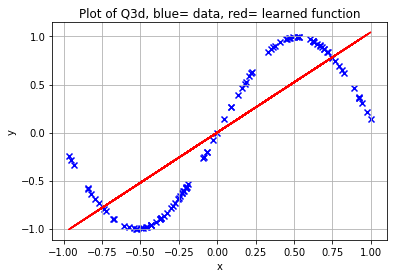

This figure's Python source:
# -*- coding: utf-8 -*-
"""
Created on Wed Jun  3 17:13:29 2020
Q3d of E0-270 assignment
@author: Jayabrata
"""
import numpy as np
import matplotlib.pyplot as plt

## Definition of kernel
def linear_kernel(x1, x2):
    return np.dot(x1, x2)

## Training data
no_samples = 100 # have to change here to 100
x_min = [-1]
x_max = [1]
x_train = np.random.uniform(low = x_min, high = x_max, size = (no_samples,1))
#print(x)
y = []
for i in range(no_samples):
    y.append(np.sin(3*x_train[i]).tolist())
#print(y)

## Kernel matrix
K = []
for j in range(no_samples):
    for k in range(no_samples):
      K.append(linear_kernel(x_train[j], x_train[k]))     
K = np.reshape(K, (no_samples, -1))
#print(K)
I = np.eye(no_samples)

## Prediction on training set
y_train = []
lamb = float(input("Enter regularization coefficient:"))
#lamb=1.0
inv = np.matmul((np.linalg.inv(K + (lamb * I))),y)
#print(inv)   
k_train = []
for m in range(no_samples):
    k_train.append(linear_kernel(x_train,x_train[m]))
#print(k_train)
for l in range(no_samples):
    y_train.append(np.dot(k_train[l],inv))
#print(y_train)    
error = 0
for n in range(no_samples):
    error += (y[n] - y_train[n])**2
MSE = error / (no_samples) *100
print("Mean Square Error for training data in percentage : ",MSE)    
    


## Defining test data
no_test = 90  
x_min = [-1]
x_max = [1]
x_test = np.random.uniform(low = x_min, high = x_max, size = (no_test,1))
y_test = []
for p in range(no_test):
    y_test.append(np.sin(3*x_test[p]).tolist())
#print(y)
        

y_pred = []   
k_test = []
for r in range(no_test):
    k_test.append(linear_kernel(x_train,x_test[r]))
#print(k_train)
for s in range(no_test):
    y_pred.append(np.dot(k_test[s],inv))
#print(y_pred)    
error_test = 0
for t in range(no_test):
    error_test += (y_test[t] - y_pred[t])**2
MSE_test = error / (no_test) *100
print("Mean Square Error for testing data in percentage : ",MSE_test)         
        
plt.scatter(x_train, y,c='blue', marker='x')    
plt.plot(x_train, y_train, c='red')
plt.xlabel('x')
plt.ylabel("y")
plt.title("Plot of Q3d, blue= data, red= learned function")
plt.grid()
plt.show()        
